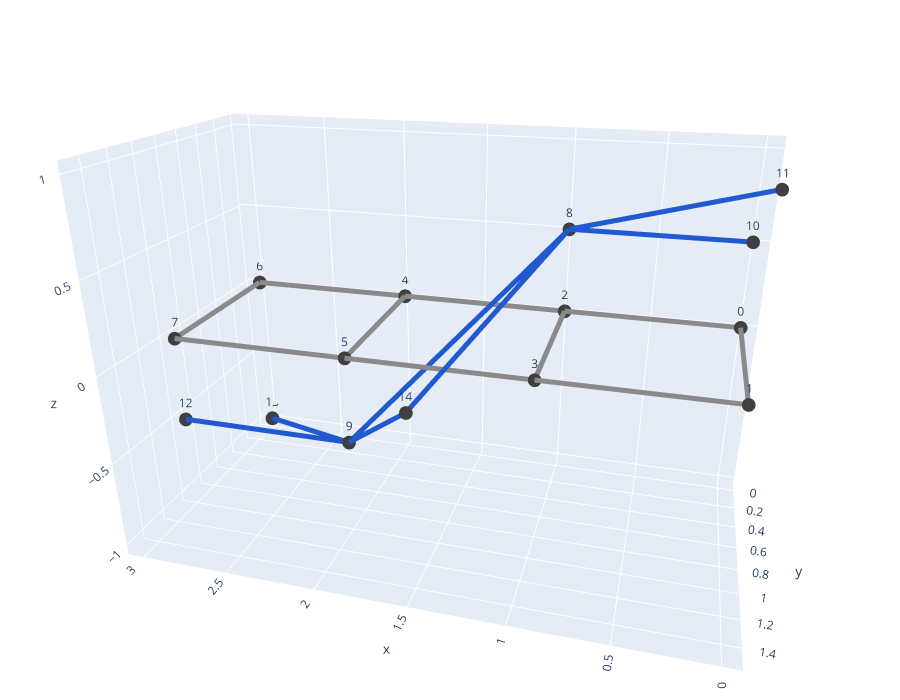

The code cell stored with this chart in its notebook:
### Code cell
plot_networkx_12label(G1, G2, pos1, pos2, camera=camera, lab_name=lab_G+'-G', figsize=figsize_g)

### Figure 1 — Plotly figure (JSON) as saved in the notebook; plotly's stock layout.template omitted (floating-point values rounded to 4 significant figures)
{"data": [{"hoverinfo": "text", "marker": {"color": "#3f3f40", "size": 8}, "mode": "markers+text", "text": ["0", "1", "2", "3", "4", "5", "6", "7"], "textposition": "top center", "type": "scatter3d", "x": [0, 0, 1, 1, 2, 2, 3, 3], "y": [0, 1, 0, 1, 0, 1, 0, 1], "z": [0, 0, 0, 0, 0, 0, 0, 0]}, {"hoverinfo": "none", "line": {"color": "#8a8a8a", "width": 10}, "mode": "lines", "showlegend": false, "type": "scatter3d", "x": [0, 1, null, 0, 0, null, 0, 1, null, 1, 2, null, 1, 1, null, 1, 2, null, 2, 3, null, 2, 2, null, 2, 3, null, 3, 3, null], "y": [0, 0, null, 0, 1, null, 1, 1, null, 0, 0, null, 0, 1, null, 1, 1, null, 0, 0, null, 0, 1, null, 1, 1, null, 0, 1, null], "z": [0, 0, null, 0, 0, null, 0, 0, null, 0, 0, null, 0, 0, null, 0, 0, null, 0, 0, null, 0, 0, null, 0, 0, null, 0, 0, null]}, {"hoverinfo": "text", "marker": {"color": "#3f3f40", "size": 8}, "mode": "markers+text", "text": ["8", "10", "11", "9", "12", "13", "14"], "textposition": "top center", "type": "scatter3d", "x": [1, 0, 0, 2, 3, 3, 1.5], "y": [0, 0, 1, 1, 1, 0, 1.5], "z": [0.5, 0.5, 1, -0.5, -0.5, -1, 0]}, {"hoverinfo": "none", "line": {"color": "#2159d1", "width": 10}, "mode": "lines", "showlegend": false, "type": "scatter3d", "x": [1, 2, null, 1, 0, null, 1, 0, null, 1, 1.5, null, 2, 3, null, 2, 3, null, 2, 1.5, null], "y": [0, 1, null, 0, 0, null, 0, 1, null, 0, 1.5, null, 1, 1, null, 1, 0, null, 1, 1.5, null], "z": [0.5, -0.5, null, 0.5, 0.5, null, 0.5, 1, null, 0.5, 0, null, -0.5, -0.5, null, -0.5, -1, null, -0.5, 0, null]}], "layout": {"height": 700, "margin": {"b": 0, "l": 0, "r": 0, "t": 0}, "scene": {"aspectmode": "data", "camera": {"center": {"x": 0, "y": 0, "z": 0}, "eye": {"x": -0.5, "y": 1.8, "z": 0.8}, "up": {"x": 0, "y": 0, "z": 0.1}}, "xaxis": {"title": {"text": "x"}}, "yaxis": {"title": {"text": "y"}}, "zaxis": {"title": {"text": "z"}}}, "showlegend": false}}
